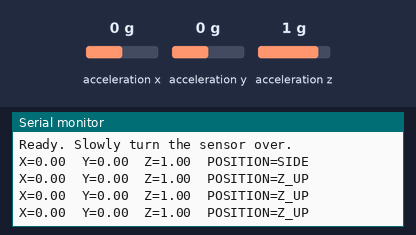
A sketch run on a simulated Arduino Uno, built with avr-gcc and run on an emulated ATmega328P. Shown: the last lines printed to the serial monitor. The test bench sets the inputs (shaded band); at power-on: acceleration z 1 g, acceleration x 0 g, acceleration y 0 g.

Above: at 1.2 s.
1.3 s: acceleration z set to -1.4 g
At 1.93 s:
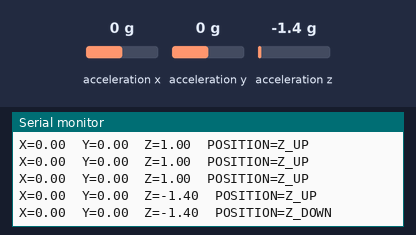
3.7 s: acceleration x set to -1.4 g
At 3.93 s:
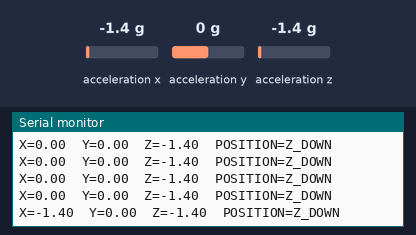
5.2 s: acceleration y set to -1.4 g
At 5.43 s:
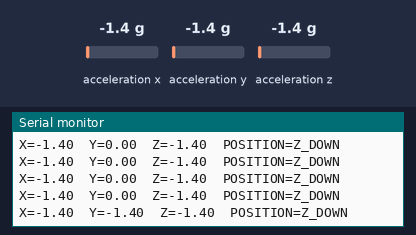

The sketch:

MMA7660FC_Demo.ino
```cpp
#include <Wire.h>
#include "MMA7660.h"

MMA7660 accelerometer;

// 1：Z 正面朝上；-1：Z 反面朝上；0：侧放
int candidate = 0;
int confirmed = 0;

unsigned long candidateSince = 0;
unsigned long lastRead = 0;
unsigned long lastPrint = 0;

void setup() {
  Serial.begin(9600);

  unsigned long start = millis();
  while (!Serial && millis() - start < 5000) {
  }

  Wire.begin();

  // 先确认能找到传感器
  Wire.beginTransmission(0x4C);
  if (Wire.endTransmission() != 0) {
    Serial.println("Sensor not found. Check wiring.");
    while (true) {
      delay(1000);
    }
  }

  accelerometer.init();
  Serial.println("Ready. Slowly turn the sensor over.");
}

void loop() {
  unsigned long now = millis();

  if (now - lastRead < 50) {
    return;
  }
  lastRead = now;

  float ax, ay, az;
  accelerometer.getAcceleration(&ax, &ay, &az);

  int current;

  if (az > 0.65f) {
    current = 1;
  } else if (az < -0.65f) {
    current = -1;
  } else {
    current = 0;
  }

  if (current != candidate) {
    candidate = current;
    candidateSince = now;
  }

  if (now - candidateSince >= 300) {
    confirmed = candidate;
  }

  if (now - lastPrint >= 250) {
    lastPrint = now;

    Serial.print("X=");
    Serial.print(ax, 2);
    Serial.print("  Y=");
    Serial.print(ay, 2);
    Serial.print("  Z=");
    Serial.print(az, 2);

    Serial.print("  POSITION=");

    if (confirmed == 1) {
      Serial.println("Z_UP");
    } else if (confirmed == -1) {
      Serial.println("Z_DOWN");
    } else {
      Serial.println("SIDE");
    }
  }
}
```

Measured:
- after the input at 1.3 s, the serial monitor: prints a new line after 0.20 s (image 1)
- after the input at 3.7 s, the serial monitor: prints a new line after 0.05 s (image 2)
- after the input at 5.2 s, the serial monitor: prints a new line after 0.05 s (image 3)
